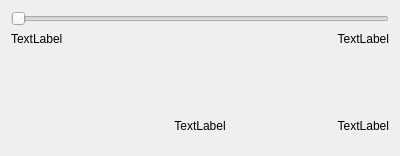
<?xml version="1.0" encoding="UTF-8"?>
<ui version="4.0">
 <class>Form</class>
 <widget class="QWidget" name="Form">
  <property name="geometry">
   <rect>
    <x>0</x>
    <y>0</y>
    <width>400</width>
    <height>156</height>
   </rect>
  </property>
  <property name="sizePolicy">
   <sizepolicy hsizetype="Minimum" vsizetype="Minimum">
    <horstretch>0</horstretch>
    <verstretch>0</verstretch>
   </sizepolicy>
  </property>
  <property name="windowTitle">
   <string>Form</string>
  </property>
  <layout class="QGridLayout" name="gridLayout">
   <item row="5" column="1">
    <widget class="QPushButton" name="PrevButton">
     <property name="text">
      <string/>
     </property>
     <property name="icon">
      <iconset>
       <normaloff>src/svg/backward-solid.svg</normaloff>src/svg/backward-solid.svg</iconset>
     </property>
     <property name="iconSize">
      <size>
       <width>48</width>
       <height>48</height>
      </size>
     </property>
     <property name="flat">
      <bool>true</bool>
     </property>
    </widget>
   </item>
   <item row="5" column="3">
    <widget class="QPushButton" name="NextButton">
     <property name="enabled">
      <bool>true</bool>
     </property>
     <property name="minimumSize">
      <size>
       <width>0</width>
       <height>0</height>
      </size>
     </property>
     <property name="text">
      <string/>
     </property>
     <property name="icon">
      <iconset>
       <normaloff>src/svg/forward-solid.svg</normaloff>src/svg/forward-solid.svg</iconset>
     </property>
     <property name="iconSize">
      <size>
       <width>48</width>
       <height>48</height>
      </size>
     </property>
     <property name="flat">
      <bool>true</bool>
     </property>
    </widget>
   </item>
   <item row="5" column="2">
    <widget class="QPushButton" name="PlayButton">
     <property name="text">
      <string/>
     </property>
     <property name="icon">
      <iconset>
       <normaloff>src/svg/play-circle-regular.svg</normaloff>
       <normalon>src/svg/pause-circle-regular.svg</normalon>
       <activeoff>src/svg/play-circle-solid.svg</activeoff>
       <activeon>src/svg/pause-circle-solid.svg</activeon>src/svg/play-circle-regular.svg</iconset>
     </property>
     <property name="iconSize">
      <size>
       <width>64</width>
       <height>64</height>
      </size>
     </property>
     <property name="checkable">
      <bool>true</bool>
     </property>
     <property name="default">
      <bool>false</bool>
     </property>
     <property name="flat">
      <bool>true</bool>
     </property>
    </widget>
   </item>
   <item row="4" column="0">
    <widget class="QLabel" name="PlaybackCurrentPosition">
     <property name="text">
      <string>TextLabel</string>
     </property>
     <property name="alignment">
      <set>Qt::AlignLeading|Qt::AlignLeft|Qt::AlignTop</set>
     </property>
    </widget>
   </item>
   <item row="0" column="0" colspan="5">
    <widget class="QSlider" name="PlaybackSlider">
     <property name="orientation">
      <enum>Qt::Horizontal</enum>
     </property>
    </widget>
   </item>
   <item row="6" column="4">
    <widget class="QLabel" name="PlaybackSpeed">
     <property name="text">
      <string>TextLabel</string>
     </property>
     <property name="alignment">
      <set>Qt::AlignRight|Qt::AlignTrailing|Qt::AlignVCenter</set>
     </property>
    </widget>
   </item>
   <item row="6" column="2">
    <widget class="QLabel" name="PlaylistInfo">
     <property name="text">
      <string>TextLabel</string>
     </property>
     <property name="alignment">
      <set>Qt::AlignCenter</set>
     </property>
    </widget>
   </item>
   <item row="4" column="4">
    <widget class="QLabel" name="TrackLength">
     <property name="text">
      <string>TextLabel</string>
     </property>
     <property name="alignment">
      <set>Qt::AlignRight|Qt::AlignTop|Qt::AlignTrailing</set>
     </property>
     <property name="buddy">
      <cstring>PrevButton</cstring>
     </property>
    </widget>
   </item>
  </layout>
 </widget>
 <resources/>
 <connections/>
</ui>
